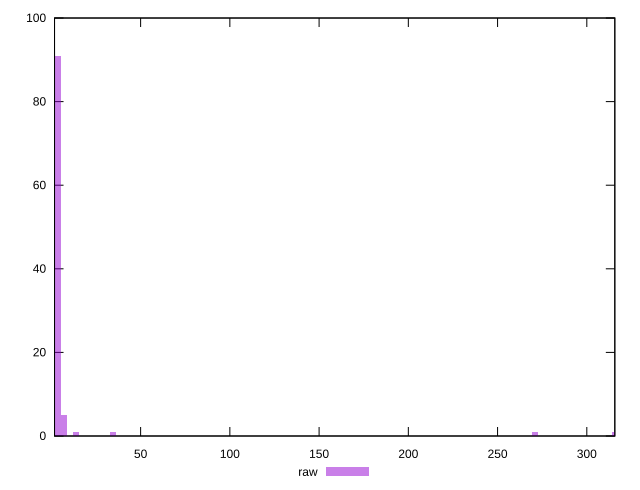

Generate this figure with gnuplot:
reset

$raw <<EOF
271.1531328549837 1
315.7732686412469 1
6.8646362748097145 5
3.4323181374048573 91
34.32318137404857 1
13.729272549619429 1
EOF

set key outside below
set boxwidth 3.4323181374048573
set xrange [1.766:315.6959999999999]
set yrange [0:100]
set trange [0:100]
set style fill transparent solid 0.5 noborder
set terminal svg size 640, 490 enhanced background rgb 'white'
set output "report_00017_2021-02-10T15-08-03.406Z/server-response-time/samples/pages+cached/raw/histogram.svg"

plot $raw title "raw" with boxes

reset
